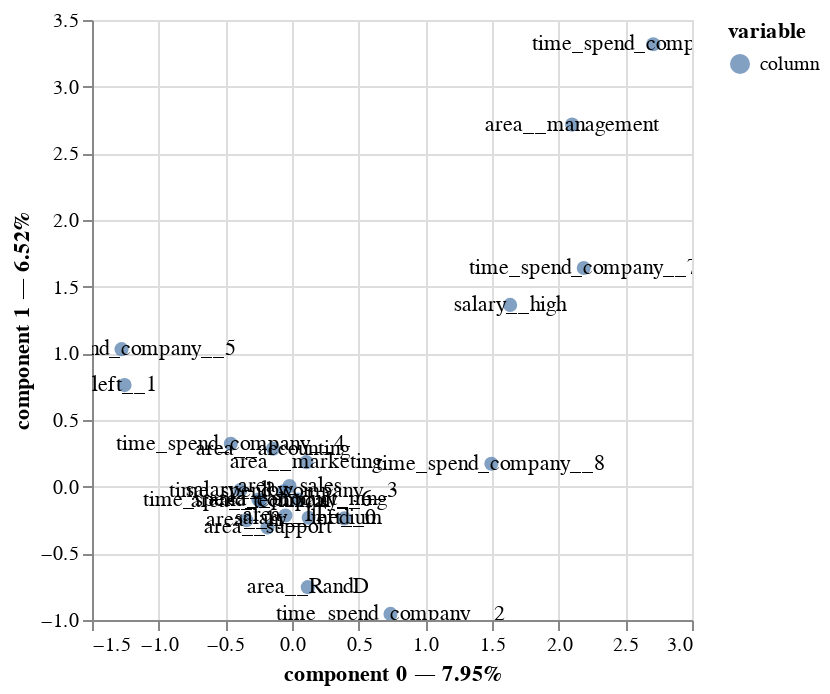

Source (notebook cell):
### Code cell
# Creación de instancia del modelo
mca = prince.MCA(n_components = 2)
# Ajuste del modelo a los datos
mca = mca.fit(dataframe)
# Crea gráfico
ax = mca.plot(dataframe, show_column_labels=True, show_row_markers=False)
ax

### Figure 1 — Vega-Lite specification as saved in the notebook (floating-point values rounded to 4 significant figures)
{"config": {"view": {"continuousWidth": 300, "continuousHeight": 300}}, "layer": [{"mark": {"type": "circle", "size": 50}, "encoding": {"color": {"field": "variable", "type": "nominal"}, "tooltip": [{"field": "variable", "type": "nominal"}, {"field": "value", "type": "nominal"}, {"field": "component 0", "type": "quantitative"}, {"field": "component 1", "type": "quantitative"}], "x": {"axis": {"title": "component 0 — 7.95%"}, "field": "component 0", "scale": {"zero": false}, "type": "quantitative"}, "y": {"axis": {"title": "component 1 — 6.52%"}, "field": "component 1", "scale": {"zero": false}, "type": "quantitative"}}, "name": "view_4"}, {"mark": {"type": "text"}, "encoding": {"text": {"field": "label", "type": "nominal"}, "x": {"axis": {"title": "component 0 — 7.95%"}, "field": "component 0", "scale": {"zero": false}, "type": "quantitative"}, "y": {"axis": {"title": "component 1 — 6.52%"}, "field": "component 1", "scale": {"zero": false}, "type": "quantitative"}}}], "data": {"name": "data-2b6843f7fe393ac7082e33d809bf591c"}, "params": [{"name": "param_4", "select": {"type": "interval", "encodings": ["x", "y"]}, "bind": "scales", "views": ["view_4"]}], "$schema": "https://vega.github.io/schema/vega-lite/v5.8.0.json", "datasets": {"data-2b6843f7fe393ac7082e33d809bf591c": [{"component 0": 0.3924, "component 1": -0.238, "variable": "column", "value": "left__0", "label": "left__0"}, {"component 0": -1.256, "component 1": 0.7618, "variable": "column", "value": "left__1", "label": "left__1"}, {"component 0": -0.0494, "component 1": -0.2159, "variable": "column", "value": "area__IT", "label": "area__IT"}, {"component 0": 0.1186, "component 1": -0.7535, "variable": "column", "value": "area__RandD", "label": "area__RandD"}, {"component 0": -0.1421, "component 1": 0.2842, "variable": "column", "value": "area__accounting", "label": "area__accounting"}, {"component 0": -0.3427, "component 1": -0.2513, "variable": "column", "value": "area__hr", "label": "area__hr"}, {"component 0": 2.101, "component 1": 2.715, "variable": "column", "value": "area__management", "label": "area__management"}, {"component 0": 0.1078, "component 1": 0.184, "variable": "column", "value": "area__marketing", "label": "area__marketing"}, {"component 0": 0.0457, "component 1": -0.09617, "variable": "column", "value": "area__product_mng", "label": "area__product_mng"}, {"component 0": -0.01866, "component 1": 0.005335, "variable": "column", "value": "area__sales", "label": "area__sales"}, {"component 0": -0.1835, "component 1": -0.3059, "variable": "column", "value": "area__support", "label": "area__support"}, {"component 0": -0.2358, "component 1": -0.109, "variable": "column", "value": "area__technical", "label": "area__technical"}, {"component 0": 1.636, "component 1": 1.363, "variable": "column", "value": "salary__high", "label": "salary__high"}, {"component 0": -0.3869, "component 1": -0.02517, "variable": "column", "value": "salary__low", "label": "salary__low"}, {"component 0": 0.1252, "component 1": -0.233, "variable": "column", "value": "salary__medium", "label": "salary__medium"}, {"component 0": 0.7388, "component 1": -0.9542, "variable": "column", "value": "time_spend_company__2", "label": "time_spend_company__2"}, {"component 0": -0.06098, "component 1": -0.03451, "variable": "column", "value": "time_spend_company__3", "label": "time_spend_company__3"}, {"component 0": -0.4589, "component 1": 0.3212, "variable": "column", "value": "time_spend_company__4", "label": "time_spend_company__4"}, {"component 0": -1.278, "component 1": 1.032, "variable": "column", "value": "time_spend_company__5", "label": "time_spend_company__5"}, {"component 0": -0.2518, "component 1": -0.09653, "variable": "column", "value": "time_spend_company__6", "label": "time_spend_company__6"}, {"component 0": 2.188, "component 1": 1.64, "variable": "column", "value": "time_spend_company__7", "label": "time_spend_company__7"}, {"component 0": 1.495, "component 1": 0.1721, "variable": "column", "value": "time_spend_company__8", "label": "time_spend_company__8"}, {"component 0": 2.709, "component 1": 3.318, "variable": "column", "value": "time_spend_company__10", "label": "time_spend_company__10"}]}}
